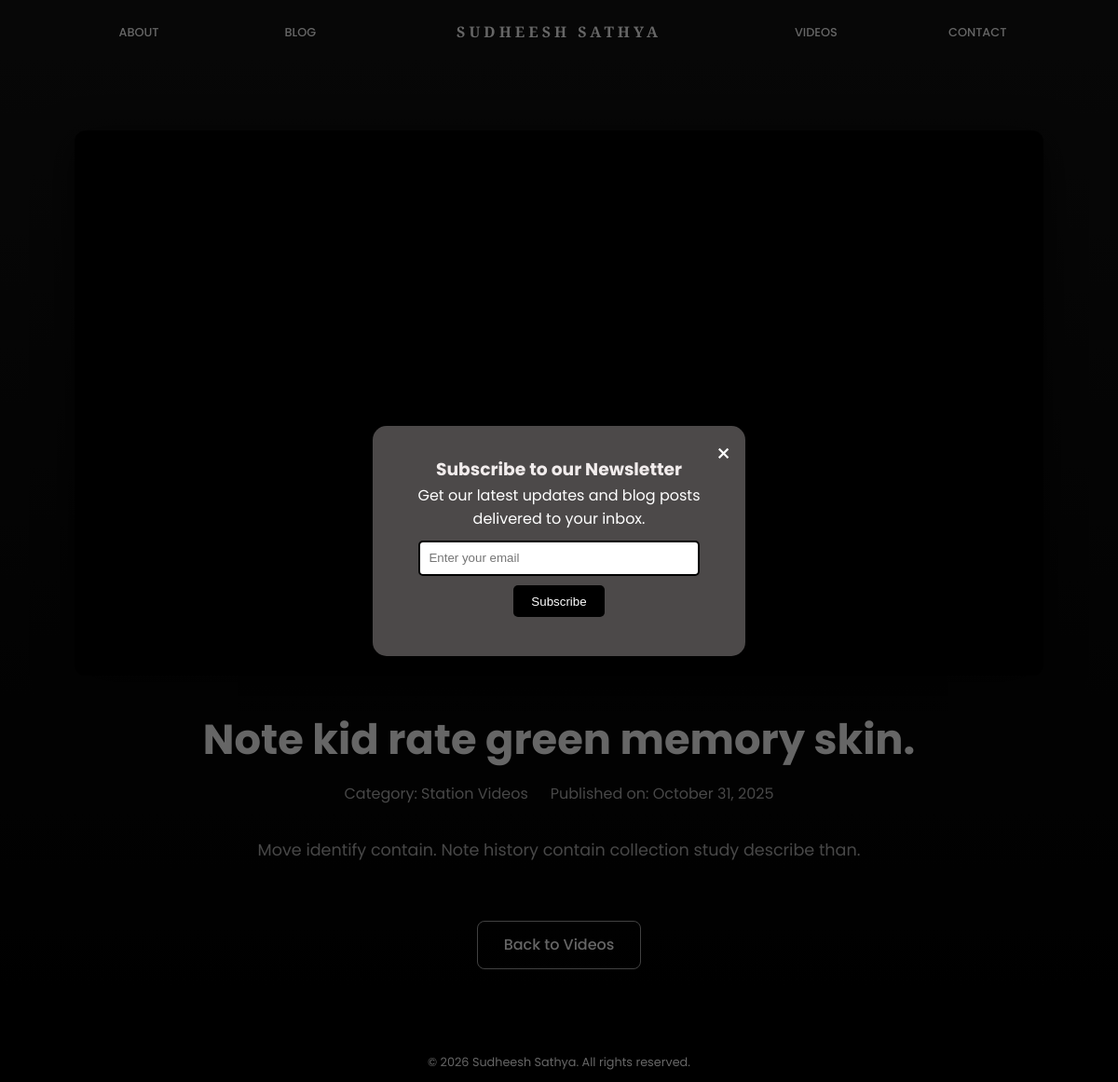
Page /videos/note-kid-rate-green-memory-skin/ on the committed database.
### home/models.py (models this page shows, shortened)
class Video(models.Model):
    title = models.CharField(max_length=200)
    slug = models.SlugField(max_length=200, unique=True, help_text="A unique slug for the video URL.")
    excerpt = models.TextField(blank=True, help_text="A short description of the video.")
    description = models.TextField(blank=True)
    video_url = models.URLField(help_text="URL to the video (YouTube, Vimeo, etc.)")
    thumbnail = models.ImageField(upload_to='video_thumbnails/', blank=True, null=True)
    category = models.ForeignKey(VideoCategory, on_delete=models.SET_NULL, null=True, related_name='videos')
    is_featured = models.BooleanField(default=False, help_text="Check to feature this video on the main page.", db_index=True)
    published_date = models.DateTimeField(auto_now_add=True)
    updated_at = models.DateTimeField(auto_now=True)
    is_published = models.BooleanField(default=True, db_index=True)
    notification_sent_at = models.DateTimeField(null=True, blank=True, editable=False)
    class Meta:
        ordering = ['-published_date']
    def get_embed_url(self):
     url = self.video_url.strip()
     if 'youtu.be/' in url:
        video_id = url.split('youtu.be/')[-1].split('?')[0].split('&')[0]
     elif 'youtube.com' in url and 'v=' in url:
        video_id = url.split('v=')[-1].split('&')[0].split('?')[0]
     else:
        return url
     video_id = video_id.split('?')[0].split('&')[0]
     return f"https://www.youtube-nocookie.com/embed/{video_id}"

class VideoCategory(models.Model):
    name = models.CharField(max_length=100, unique=True)
    slug = models.SlugField(max_length=100, unique=True)
    description = models.TextField(blank=True)
    class Meta:
        verbose_name_plural = "Video Categories"
        ordering = ['name']

### home/views.py (the view)
# urls.py: path('videos/<slug:video_slug>/', views.video_detail, name='video_detail'),
def video_detail(request, video_slug):
    video = get_object_or_404(Video, slug=video_slug, is_published=True)
    related_videos = Video.objects.filter(
        category=video.category, is_published=True
    ).exclude(id=video.id)[:3]
    context = {
        'video': video,
        'related_videos': related_videos,
    }
    return render(request, 'video_detail.html', context)

### home/templatetags/query_utils.py (called while the page is built, shortened)
@register.filter
def preserve_query(query_string, exclude=None):
    if not query_string:
        return ''

@register.filter
def add_query(query_string, add_param):
    if not query_string:
        return add_param
    return query_string + '&' + add_param

### templates/video_detail.html (shortened to what this page needs)
{% extends "base.html" %}
{% load static %}
{% load query_utils %}
{% block extra_css %}
<link rel="stylesheet" href="{% static 'css/video.css' %}">
{% endblock %}
{% block content %}
<section class="blog-detail-section video-detail-page">
    <div class="container fade-in-section">
        <div class="video-player-wrapper fade-in-child">
            <iframe width="100%" height="500" src="{{ video.get_embed_url }}" title="YouTube video player"
                frameborder="0"
                allow="accelerometer; autoplay; clipboard-write; encrypted-media; gyroscope; picture-in-picture; web-share"
 allowfullscreen loading="lazy">
            </iframe>
        </div>
        <div class="video-content-area fade-in-child delay-1">
            <h1 class="video-main-title">{{ video.title }}</h1>
            <div class="video-meta">
                {% if video.category %}<span>Category: {{ video.category.name }}</span>{% endif %}
                <span>Published on: {{ video.published_date|date:"F d, Y" }}</span>
            </div>
            <div class="video-description">
                {{ video.description|linebreaks }}
            </div>
        </div>
        <div class="back-to-videos fade-in-child delay-2">
            <a href="{% url 'video_list' %}?{{ request.META.QUERY_STRING|preserve_query:'scroll_to'|add_query:'scroll_to='|add:video.slug }}"
               class="btn secondary-btn">
                Back to Videos
            </a>
        </div>
    </div>
</section>
{% endblock %}

### templates/base.html (shortened to what this page needs)
<!DOCTYPE html>
<html lang="en">
<head>
    {% load static %}
    <link rel="stylesheet" href="{% static 'css/base.css' %}">
    <link rel="stylesheet" href="https://cdnjs.cloudflare.com/ajax/libs/font-awesome/6.0.0-beta3/css/all.min.css">
    {% block extra_css %}{% endblock %}
</head>
<body>
    <div id="subscription-modal" class="subscription-modal">
        <div class="modal-content">
            <span class="close-btn">×</span>
            <h3>Subscribe to our Newsletter</h3>
            <p>Get our latest updates and blog posts delivered to your inbox.</p>
            <form id="modal-subscribe-form" method="post">
                <input type="email" name="email" placeholder="Enter your email" required />
                <button type="submit">Subscribe</button>
            </form>
        </div>
    </div>
    <header>
        <nav class="navbar">
            <div class="nav-links left" id="leftNavLinks">
                <ul>
                    <li><a href="{% url 'home' %}#about" class="nav-item">ABOUT</a></li>
                    <li><a href="{% url 'home' %}#blog" class="nav-item">BLOG</a></li>
                </ul>
            </div>
            <div class="logo">
                <a href="{% url 'home' %}#home"><span class="logo-text">SUDHEESH SATHYA</span></a>
            </div>
            <div class="nav-links right" id="rightNavLinks">
                <ul>
                    <li><a href="{% url 'video_list' %}" class="nav-item">VIDEOS</a></li>
                    <li><a href="{% url 'home' %}#contact" class="nav-item">CONTACT</a></li>
                </ul>
            </div>
        </nav>
    </header>
    <main>
        {% block content %}{% endblock %}
    </main>
    <footer>
        <div class="footer-content">
            <p class="copyright-message">© {% now "Y" %} Sudheesh Sathya. All rights reserved.</p>
        </div>
    </footer>
</body>
</html>

### static/css/base.css (style rules this page uses)
:root { --primary-color: #000000; --secondary-color: #4db5ff; --dark-bg: #121212; --dark-bg-lighter: #1e1e1e; --dark-bg-lightest: #2d2d2d; --text-primary: #ffffff; --text-secondary: #b3b3b3; --text-tertiary: #808080; --success-color: #4caf50; --warning-color: #ff9800; --danger-color: #f44336; --border-radius: 8px; --transition: all 0.3s ease; --box-shadow: 0 5px 15px rgba(0, 0, 0, 0.3); }
* { margin: 0; padding: 0; box-sizing: border-box; }
html { scroll-behavior: smooth; }
body { font-family: 'Poppins', sans-serif; background-color: var(--primary-color); color: var(--text-primary); line-height: 1.6; overflow-x: hidden; }
a { text-decoration: none; color: var(--text-primary); transition: var(--transition); }
ul { list-style: none; }
.container { width: 90%; max-width: 1200px; margin: 0 auto; padding: 0 20px; }
.btn { display: inline-block; padding: 12px 28px; border-radius: var(--border-radius); font-weight: 500; cursor: pointer; transition: var(--transition); text-align: center; }
.secondary-btn { background-color: transparent; border: .5px solid #ffffffa3; color: white; }
header { position: fixed; top: 0; left: 0; width: 100%; z-index: 1000; background-color: rgba(47, 47, 53, 0); transition: all 0.4s ease; transform: translateY(0); }
.copyright-message { font-size: 0.8rem; }
.navbar { display: flex; justify-content: space-between; align-items: center; padding: 20px 5%; max-width: 1400px; margin: 0 auto; }
.logo { text-align: center; flex: 1; }
.logo a { display: inline-block; color: var(--text-primary); position: relative; }
.logo-text { display: inline-block; transition: var(--transition); letter-spacing: 4px; font-family: Playfair Display, sans-serif; font-size: 1rem; font-weight: 600; }
.nav-links { flex: 1; }
.nav-links.left { text-align: right; padding-right: 20px; }
.nav-links.right { text-align: left; padding-left: 20px; }
.nav-links ul { display: flex; }
.nav-links.left ul { justify-content: space-around; }
.nav-links.right ul { justify-content: space-around; }
.nav-links li { margin: 0 30px; }
.nav-links a { position: relative; font-weight: 500; display: inline-block; padding: 5px 0; transition: transform 0.3s ease, color 0.3s ease; font-size: 0.8rem; }
.nav-links a::after { content: ''; position: absolute; bottom: -2px; left: 0; width: 0; height: 2px; background-color: white; transition: width 0.3s ease; }
.nav-links li { opacity: 0; animation: fadeInNavItems 0.5s forwards; animation-delay: calc(0.1s * var(--item-index, 1)); }
.nav-links.left li:nth-child(1) { --item-index: 1; }
.nav-links.left li:nth-child(2) { --item-index: 2; }
.nav-links.right li:nth-child(1) { --item-index: 3; }
.nav-links.right li:nth-child(2) { --item-index: 4; }
.subscription-modal { display: none; position: fixed; z-index: 9999; left: 0; top: 0; width: 100%; height: 100%; background-color: rgba(0, 0, 0, 0.6); justify-content: center; align-items: center; animation: fadeIn 0.4s ease; }
.subscription-modal .modal-content { background: #b9b1b169; padding: 2rem; border-radius: 15px; width: 90%; max-width: 400px; text-align: center; box-shadow: 0 10px 30px rgba(0, 0, 0, 0.2); position: relative; }
.subscription-modal .close-btn { position: absolute; top: 10px; right: 15px; font-size: 26px; cursor: pointer; }
.subscription-modal .modal-content h3 { color: rgb(241, 236, 236); }
.subscription-modal .modal-content p { color: white; }
.subscription-modal input { padding: 0.6rem; width: 90%; border-radius: 5px; border: 2px solid #000000; margin: 10px 0; }
.subscription-modal button { padding: 0.6rem 1.2rem; border: none; background-color: #000000; color: #fff; border-radius: 5px; cursor: pointer; }
footer { color: #ffffff; padding: 10px 20px; text-align: center; }
.footer-content { max-width: 1200px; margin: 0 auto; padding: 0 20px; }
.fade-in-section { opacity: 0; transform: translateY(50px); transition: opacity 0.6s ease-out, transform 0.6s ease-out; }
.fade-in-section.is-visible { opacity: 1; transform: translateY(0); }
.fade-in-child { opacity: 0; transform: translateY(30px); transition: opacity 0.6s ease-out, transform 0.6s ease-out; }
.fade-in-section.is-visible .fade-in-child { opacity: 1; transform: translateY(0); transition-delay: 0.1s; }
.fade-in-section.is-visible .fade-in-child.delay-1 { transition-delay: 0.2s; }
.fade-in-section.is-visible .fade-in-child.delay-2 { transition-delay: 0.3s; }

### templates/base.html (style rules this page uses)
html { scroll-behavior: smooth; }

### rows in the picture
Video: title "Note kid rate green memory skin.", category.name "Station Videos", published_date "October 31, 2025", description "Move identify contain. Note history contain collection study describe than."
